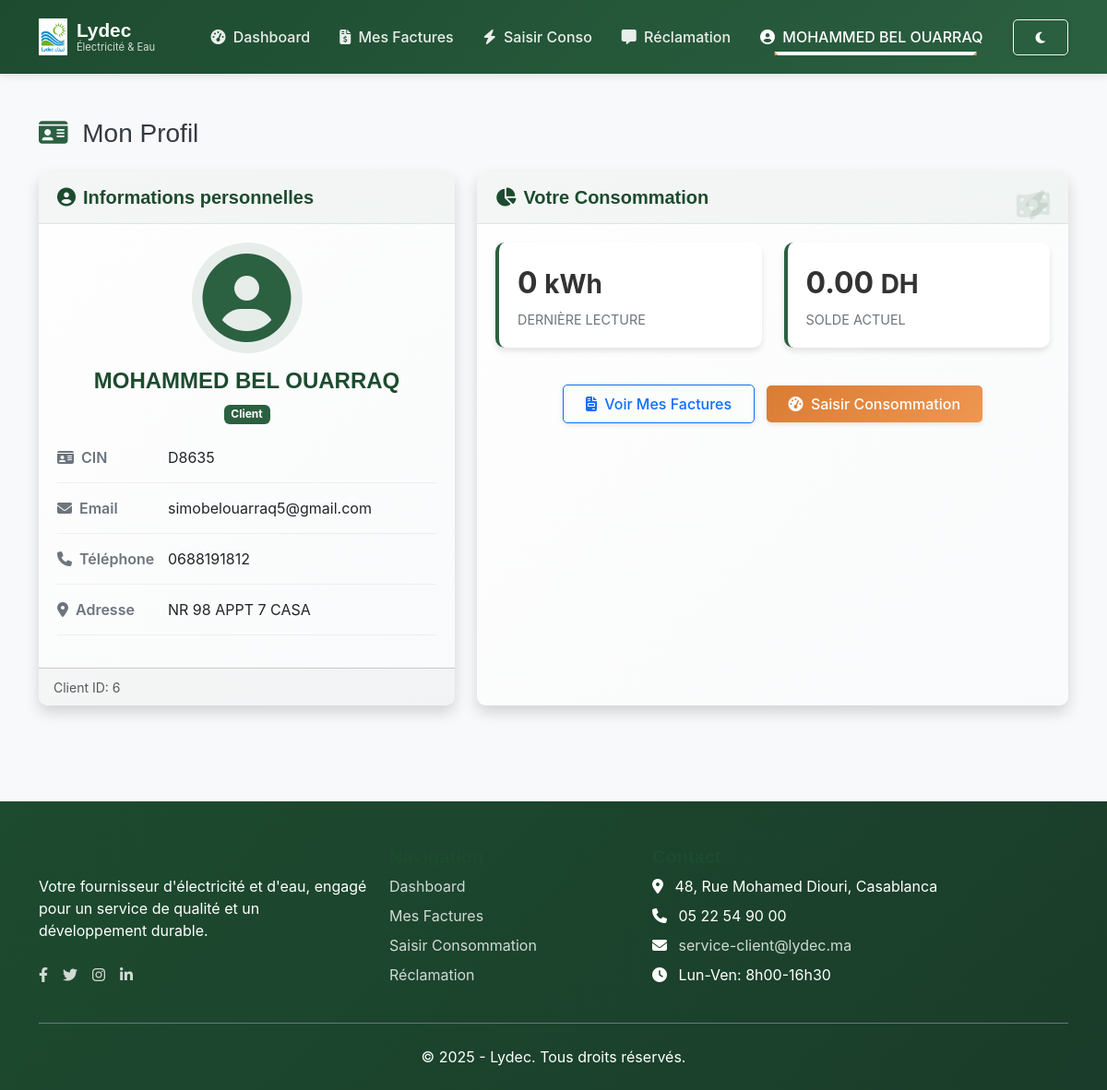
The page /IHM/client/client_profile.php (signed in) on the database as committed earlier.
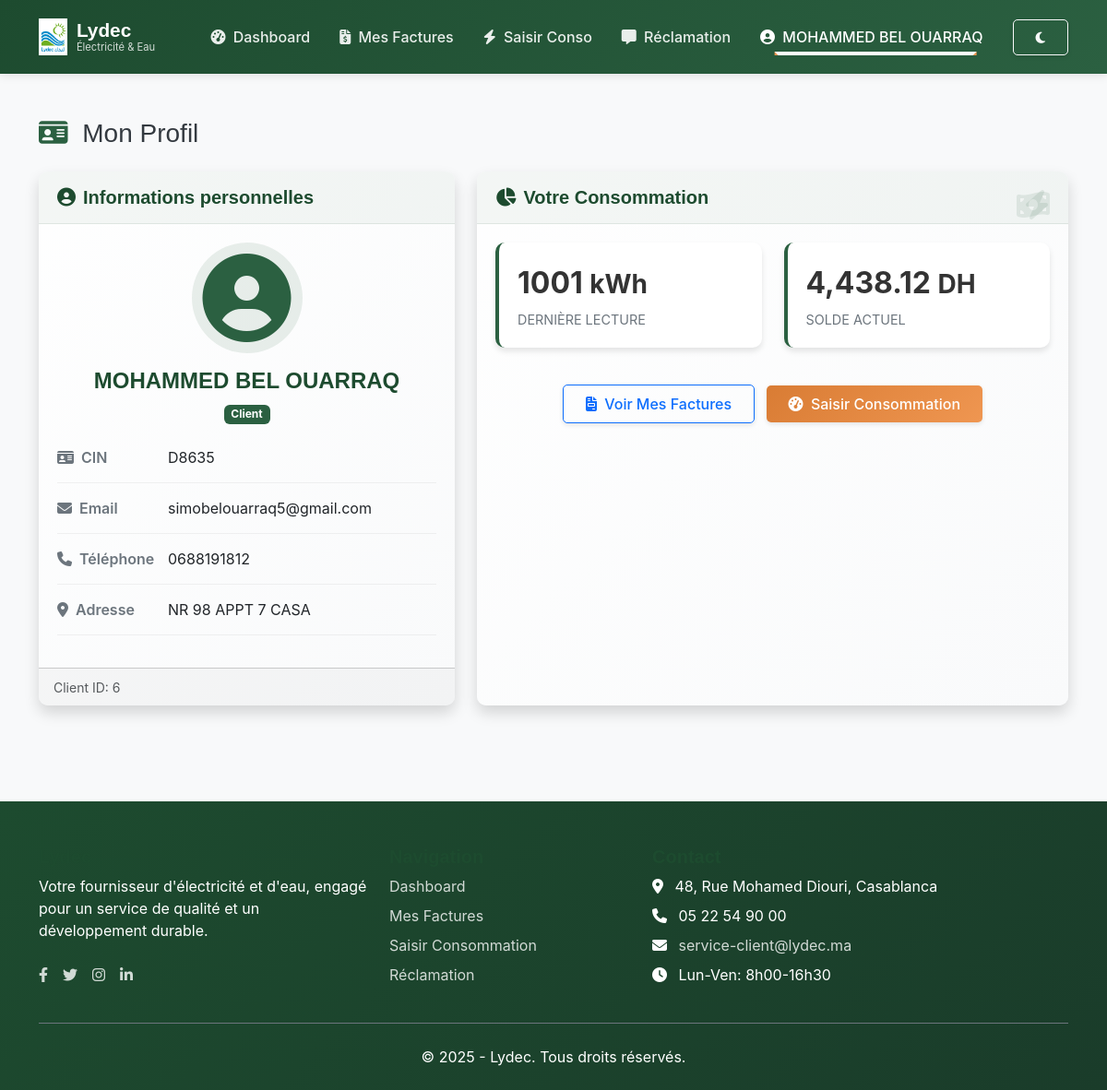
The same page on the database as committed later.
### tables this page shows
CREATE TABLE Consumption (
                idC INTEGER PRIMARY KEY AUTOINCREMENT,
                client_id INTEGER NOT NULL,
                month TEXT NOT NULL,
                current_reading INTEGER NOT NULL,
                photo TEXT,
                dateReleve TEXT NOT NULL DEFAULT (datetime('now')),
                FOREIGN KEY (client_id) REFERENCES Client(id)
            );

### BD/Consumption.php (called while the page is built, shortened)
<?php
class Consumption {
    private $pdo;
    public function __construct($pdo) {
        $this->pdo = $pdo;
    }
    public function getLastConsumption($clientId) {
        try {
            $sql = "SELECT * FROM Consumption WHERE client_id = ? ORDER BY dateReleve DESC, idC DESC LIMIT 1";
            $stmt = $this->pdo->prepare($sql);
            $stmt->execute([$clientId]);
            $row = $stmt->fetch(\PDO::FETCH_ASSOC);
            if (!$row) {
                return null;
            }
            return [
                'id' => $row['idC'] ?? null,
                'client_id' => $row['client_id'] ?? null,
                'month' => $row['month'] ?? null,
                'current_reading' => $row['current_reading'] ?? null,
                'photo' => $row['photo'] ?? null,
                'dateReleve' => $row['dateReleve'] ?? null
            ];
        } catch (\PDOException $e) {
            error_log("Error in getLastConsumption: " . $e->getMessage());
            return null;
        }
    }
}
?>

### BD/Facture.php (called while the page is built, shortened)
<?php
class Facture {
    private $pdo;
    public function __construct($pdo) {
        $this->pdo = $pdo;
    }
    public function getFacturesByClient($clientId) {
        $sql = "SELECT * FROM Facture WHERE client_id = ?";
        $stmt = $this->pdo->prepare($sql);
        $stmt->execute([$clientId]);
        return $stmt->fetchAll(PDO::FETCH_ASSOC);
    }
}
?>

### IHM/client/client_profile.php (the view, shortened to what the changed rows need)
<?php
require_once '../../BD/db.php';
require_once '../../BD/Consumption.php';
require_once '../../BD/Facture.php';
$clientId = $_SESSION['client']['id'];
$consumptionModel = new Consumption($pdo);
$factureModel = new Facture($pdo);
$lastConsumption = $consumptionModel->getLastConsumption($clientId);
$lastReading = $lastConsumption ? $lastConsumption['current_reading'] : null;
$factures = $factureModel->getFacturesByClient($clientId);
$balance = 0;
if ($factures) {
    foreach ($factures as $facture) {
        if ($facture['statut'] === 'impayée') {
            $balance += $facture['montant'];
        }
    }
}
?>
<!DOCTYPE html>
<html lang="fr">
<head>
  <link href="https://cdn.jsdelivr.net/npm/bootstrap@5.3.0/dist/css/bootstrap.min.css" rel="stylesheet">
  <link rel="stylesheet" href="https://cdnjs.cloudflare.com/ajax/libs/font-awesome/6.4.0/css/all.min.css">
  <link href="https://unpkg.com/aos@2.3.1/dist/aos.css" rel="stylesheet">
  <link rel="stylesheet" href="../../assets/css/client-style.css">
</head>
<body>
  <main class="py-4">
    <div class="container my-4">
      <div class="d-sm-flex align-items-center justify-content-between mb-4">
        <h1 class="h3 mb-0" data-aos="fade-right">
          <i class="fas fa-id-card me-2 text-primary"></i>
          Mon Profil
        </h1>
      </div>
      <div class="row">
        <div class="col-lg-7 mb-4" data-aos="fade-up" data-aos-delay="200">
          <div class="card shadow h-100">
            <div class="card-body">
              <div class="row mb-4">
                <div class="col-md-6 mb-3">
                  <div class="stat-card">
                    <div class="stat-value">
                      <?php echo $lastReading ? $lastReading : '0'; ?>
                      <small>kWh</small>
                    </div>
                    <div class="stat-label">Dernière Lecture</div>
                    <i class="fas fa-bolt stat-icon"></i>
                  </div>
                </div>
                <div class="col-md-6 mb-3">
                  <div class="stat-card">
                    <div class="stat-value">
                      <?php echo number_format($balance, 2); ?>
                      <small>DH</small>
                    </div>
                    <div class="stat-label">Solde Actuel</div>
                    <i class="fas fa-money-bill-wave stat-icon"></i>
                  </div>
                </div>
              </div>
            </div>
          </div>
        </div>
      </div>
    </div>
  </main>
</body>
</html>

Rows that differ between the two databases and show on the page:
added consumption: current_reading "1001"
Other text that changed with them:
$balance: "0.00" → "4,438.12"
text no longer shown: "0"
